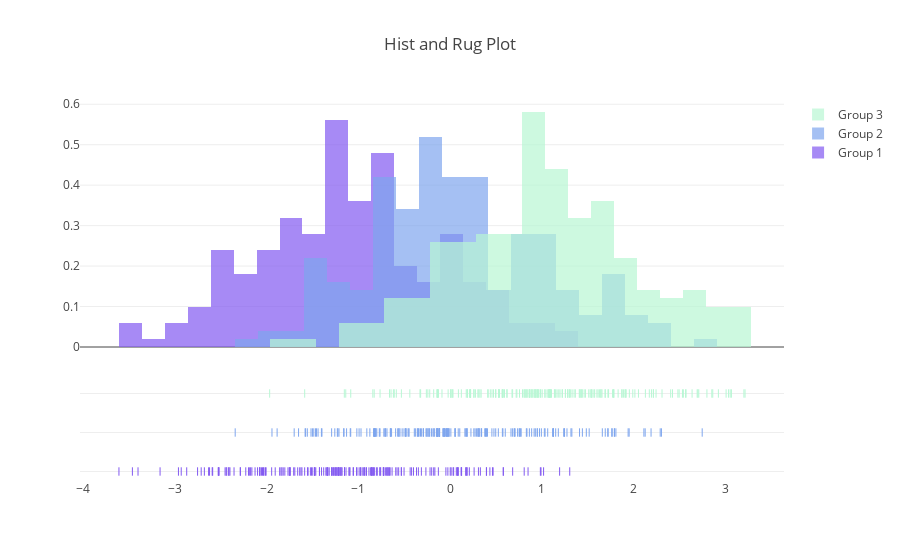

The notebook cell saved with this chart:
### Markdown cell above
# Plot Only Hist and Rug

### Code cell
import plotly.figure_factory as ff

import numpy as np

x1 = np.random.randn(200) - 1 
x2 = np.random.randn(200)
x3 = np.random.randn(200) + 1 

hist_data = [x1, x2, x3]

group_labels = ['Group 1', 'Group 2', 'Group 3']
colors = ['#835AF1', '#7FA6EE', '#B8F7D4']

# Create distplot with curve_type set to 'normal'
fig = ff.create_distplot(hist_data, group_labels, colors=colors, bin_size=.25, show_curve=False)

# Add title
fig['layout'].update(title='Hist and Rug Plot')

# Plot!
pyo.iplot(fig, filename='Hist and Rug')

### Figure 1 — Plotly figure (JSON) as saved in the notebook; plotly's stock layout.template omitted (floating-point values rounded to 4 significant figures; data arrays with more than 128 entries replaced by an {"elided": "..."} marker saying what was removed)
{"data": [{"autobinx": false, "histnorm": "probability density", "legendgroup": "Group 1", "marker": {"color": "#835AF1"}, "name": "Group 1", "opacity": 0.7, "type": "histogram", "uid": "7bf9c7bf-e1e4-46d6-80ea-25f0bba36afb", "x": {"elided": "200 float values"}, "xaxis": "x", "xbins": {"end": 1.303, "size": 0.25, "start": -3.609}, "yaxis": "y"}, {"autobinx": false, "histnorm": "probability density", "legendgroup": "Group 2", "marker": {"color": "#7FA6EE"}, "name": "Group 2", "opacity": 0.7, "type": "histogram", "uid": "f0addb63-cfd8-4670-9972-f5ea9b8d87dd", "x": {"elided": "200 float values"}, "xaxis": "x", "xbins": {"end": 2.746, "size": 0.25, "start": -2.343}, "yaxis": "y"}, {"autobinx": false, "histnorm": "probability density", "legendgroup": "Group 3", "marker": {"color": "#B8F7D4"}, "name": "Group 3", "opacity": 0.7, "type": "histogram", "uid": "c5c8454d-ad59-43b5-9779-5b7b539c70b6", "x": {"elided": "200 float values"}, "xaxis": "x", "xbins": {"end": 3.213, "size": 0.25, "start": -1.967}, "yaxis": "y"}, {"legendgroup": "Group 1", "marker": {"color": "#835AF1", "symbol": "line-ns-open"}, "mode": "markers", "name": "Group 1", "showlegend": false, "type": "scatter", "uid": "39e69f65-a2b1-47ff-8a7d-02c6ad11cebd", "x": {"elided": "200 float values"}, "xaxis": "x", "y": {"elided": "200 str values"}, "yaxis": "y2"}, {"legendgroup": "Group 2", "marker": {"color": "#7FA6EE", "symbol": "line-ns-open"}, "mode": "markers", "name": "Group 2", "showlegend": false, "type": "scatter", "uid": "5c7f754e-5a22-4e73-8a0a-02b8bd5e8634", "x": {"elided": "200 float values"}, "xaxis": "x", "y": {"elided": "200 str values"}, "yaxis": "y2"}, {"legendgroup": "Group 3", "marker": {"color": "#B8F7D4", "symbol": "line-ns-open"}, "mode": "markers", "name": "Group 3", "showlegend": false, "type": "scatter", "uid": "b56cc8ab-c7f1-4584-b42d-72160fa38301", "x": {"elided": "200 float values"}, "xaxis": "x", "y": {"elided": "200 str values"}, "yaxis": "y2"}], "layout": {"barmode": "overlay", "hovermode": "closest", "legend": {"traceorder": "reversed"}, "title": {"text": "Hist and Rug Plot"}, "xaxis": {"anchor": "y2", "domain": [0, 1], "zeroline": false}, "yaxis": {"anchor": "free", "domain": [0.35, 1], "position": 0}, "yaxis2": {"anchor": "x", "domain": [0, 0.25], "dtick": 1, "showticklabels": false}}}
